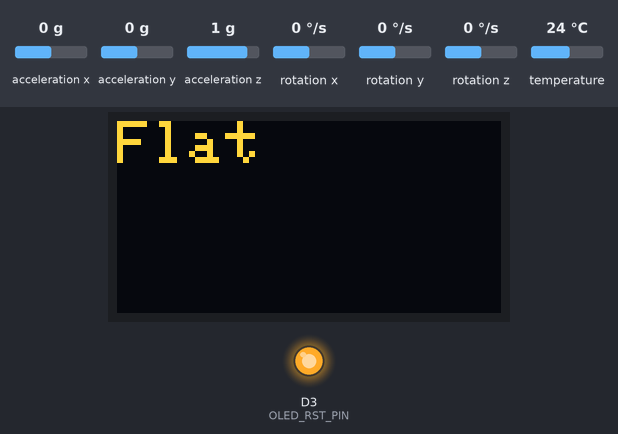
This sketch was run on a simulated ESP8266 (NodeMCU). On the bench: 128×64 one-colour display, output pins drawn as LEDs (lit = HIGH). The inputs (shaded band) are chosen by the test bench; at power-on: acceleration x 0 g, acceleration y 0 g, acceleration z 1 g, rotation x 0 °/s, rotation y 0 °/s, rotation z 0 °/s, temperature 24 °C. The OLED is the two-colour kind (top 16 rows yellow); WiFi joins after 1.5 s; servers stay silent unless stated; what the sketch prints to the serial monitor is not drawn.

Above: at 3.2 s.
3.3 s: acceleration x set to -1.4 g
At 4.9 s:
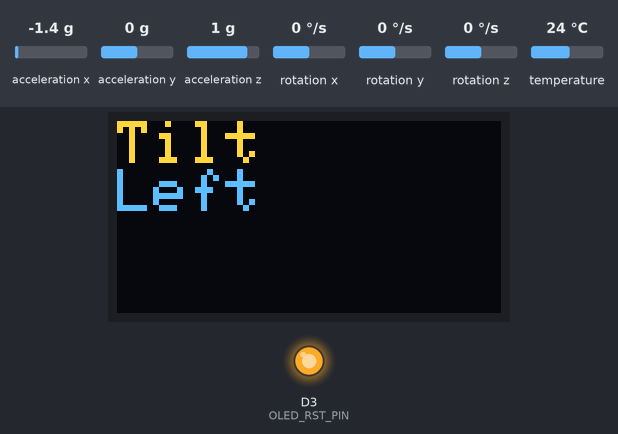
5.6 s: acceleration x set to 0.8 g
At 7.4 s:
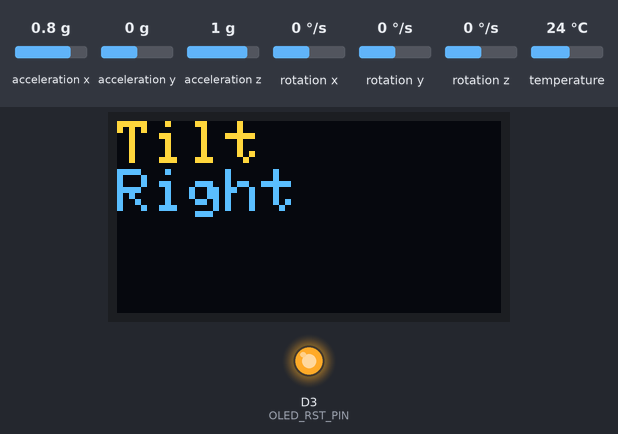
9.1 s: acceleration x set to -0.8 g
At 11.3 s:
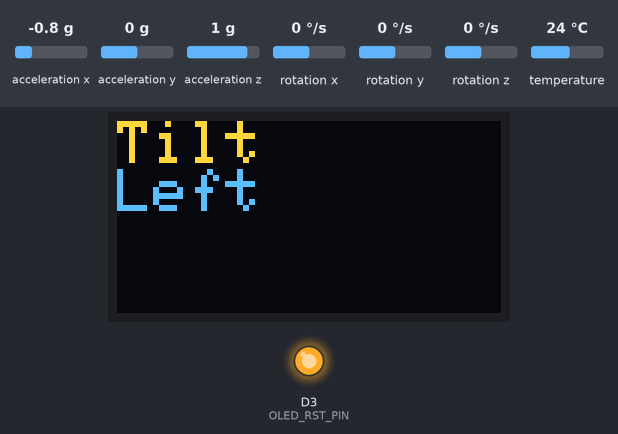
11.7 s: acceleration x set to 0 g
At 12.6 s:
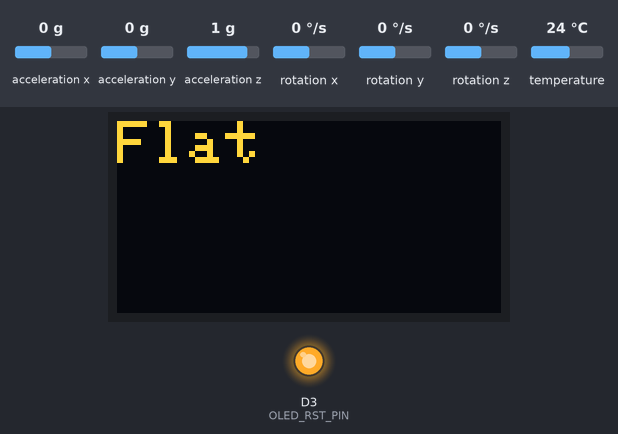
13.7 s: acceleration y set to -1.4 g
At 15.2 s:
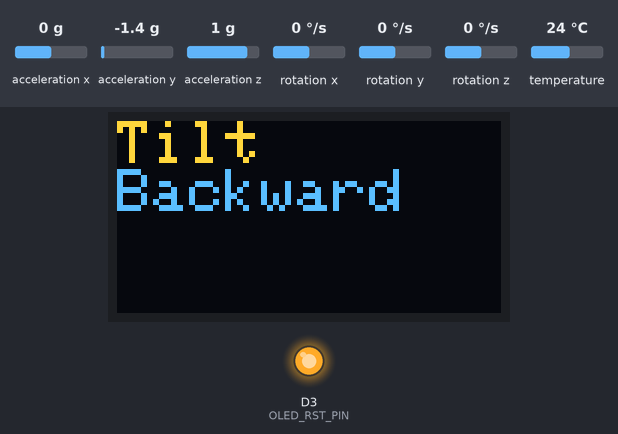
Timing chart, 0 to 16.7 s (numbered marks = the images above; inputs shaded):
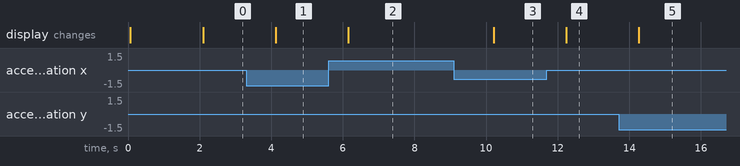

The sketch:

MPU6050-OLED.ino
```cpp
#include <ESP8266WiFi.h>  // Use <ESP8266WiFi.h> for ESP8266
#include <Adafruit_MPU6050.h>
#include <Adafruit_Sensor.h>
#include <Wire.h>
#include <ESPAsyncWebServer.h>
#include <ESPAsyncTCP.h>
#include <Adafruit_GFX.h>
#include <Adafruit_SSD1306.h> // Use <ESPAsyncTCP.h> for ESP8266

#define SCREEN_I2C_ADDR 0x3C
#define SCREEN_WIDTH 128
#define SCREEN_HEIGHT 64
#define OLED_RST_PIN D3

const char* ssid = "Hirusha";         // Replace with your WiFi SSID
const char* password = "home3815"; // Replace with your WiFi password

Adafruit_SSD1306 display(SCREEN_WIDTH, SCREEN_HEIGHT, &Wire, OLED_RST_PIN);
Adafruit_MPU6050 mpu;

AsyncWebServer server(80);
AsyncWebSocket ws("/ws");

void resetDisplay() {
  // Manual reset using the reset pin
  pinMode(OLED_RST_PIN, OUTPUT);
  digitalWrite(OLED_RST_PIN, LOW);   // Pull the reset pin low
  delay(10);                         // Wait for 10ms
  digitalWrite(OLED_RST_PIN, HIGH);  // Pull the reset pin high
}

void notifyClients(String direction) {
  ws.textAll(direction);
}

void handleWebSocketMessage(void *arg, uint8_t *data, size_t len) {
  AwsFrameInfo *info = (AwsFrameInfo *)arg;
  if (info->final && info->index == 0 && info->len == len && info->opcode == WS_TEXT) {
    data[len] = 0;
    String message = (char *)data;
    Serial.println(message);
  }
}

void onEvent(AsyncWebSocket *server, AsyncWebSocketClient *client, AwsEventType type, void *arg, uint8_t *data, size_t len) {
  if (type == WS_EVT_CONNECT) {
    Serial.printf("WebSocket client #%u connected from %s\n", client->id(), client->remoteIP().toString().c_str());
  } else if (type == WS_EVT_DISCONNECT) {
    Serial.printf("WebSocket client #%u disconnected\n", client->id());
  } else if (type == WS_EVT_DATA) {
    handleWebSocketMessage(arg, data, len);
  }
}

void setup() {
  Serial.begin(115200);
  Wire.begin();

  resetDisplay();

  // Initialize the OLED display
  if (!display.begin(SSD1306_SWITCHCAPVCC, SCREEN_I2C_ADDR)) {
    Serial.println(F("SSD1306 allocation failed"));
    for (;;); // Stay in loop if display fails to initialize
  }

  // Clear the OLED display to ensure it starts fresh
  display.clearDisplay();
  display.setTextSize(1);
  display.setTextColor(SSD1306_WHITE);
  display.setCursor(0, 0);
  display.println("Display Initialized");
  display.display();  // Show "Display Initialized" message

  // Connect to Wi-Fi network
  WiFi.begin(ssid, password);
  while (WiFi.status() != WL_CONNECTED) {
    delay(1000);
    Serial.println("Connecting to WiFi...");
  }
  Serial.println("Connected to WiFi");
  Serial.println(WiFi.localIP());

  // Initialize MPU6050 sensor
  if (!mpu.begin()) {
    Serial.println("Failed to find MPU6050 chip");
    while (1) {
      delay(10);
    }
  }
  Serial.println("MPU6050 Found!");

  // Setup WebSocket
  ws.onEvent(onEvent);
  server.addHandler(&ws);

  // Start the server
  server.begin();
}

void loop() {
  sensors_event_t a, g, temp;
  mpu.getEvent(&a, &g, &temp);

  String direction = getTiltDirection(a);

  // Clear the OLED screen and display MPU6050 data
  display.clearDisplay();  // Clear the previous content
  display.setCursor(0, 0);
  display.setTextSize(2);

  // Display tilt directions based on accelerometer data
  if (a.acceleration.x > 5) {
    display.println("Tilt \nRight");
  } else if (a.acceleration.x < -5) {
    display.println("Tilt \nLeft");
  } else if (a.acceleration.y > 5) {
    display.println("Tilt \nForward");
  } else if (a.acceleration.y < -5) {
    display.println("Tilt \nBackward");
  } else if (a.acceleration.z > 9) {
    display.println("Flat");
  } else if (a.acceleration.z < -9) {
    display.println("Upside \nDown");
  } else {
    display.println("Neutral");
  }

  display.display();

  notifyClients(direction);

  delay(2000);  // Notify clients every 2 seconds
}

String getTiltDirection(sensors_event_t a) {
  if (a.acceleration.x > 5) return "Tilt Right";
  if (a.acceleration.x < -5) return "Tilt Left";
  if (a.acceleration.y > 5) return "Tilt Forward";
  if (a.acceleration.y < -5) return "Tilt Backward";
  if (a.acceleration.z > 9) return "Flat";
  if (a.acceleration.z < -9) return "Upside Down";
  return "Neutral";
}
```

Measured:
- after the input at 3.3 s, the display: changes after 0.82 s (image 1)
- after the input at 5.6 s, the display: changes after 0.55 s (image 2)
- after the input at 9.1 s, the display: changes after 1.1 s (image 3)
- after the input at 11.7 s, the display: changes after 0.54 s (image 4)
- after the input at 13.7 s, the display: changes after 0.56 s (image 5)
